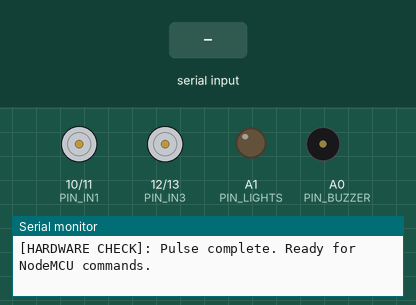
Simulated run of this sketch. Board: Arduino Uno, built with avr-gcc and run on an emulated ATmega328P. Parts: motor-driver pin pairs drawn as motors (green arrow = first pin HIGH = forward, orange = second pin HIGH = backward, longer = more drive), output pins drawn as LEDs (lit = HIGH), buzzer (waves = sounding), the last lines printed to the serial monitor. The test bench sets the inputs (shaded band).

Above: at 1.7 s.
1.8 s: "B:200\n" received over Serial
At 3.0 s:
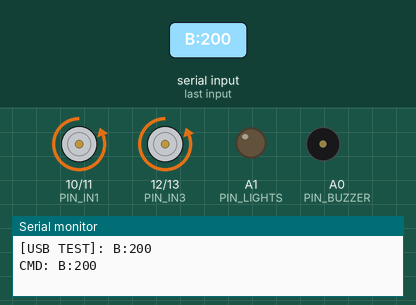
3.3 s: "L:200\n" received over the second serial link
At 3.7 s:
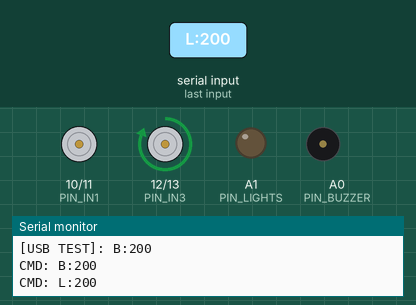
5.3 s: "R:200\n" received over Serial
At 5.8 s:
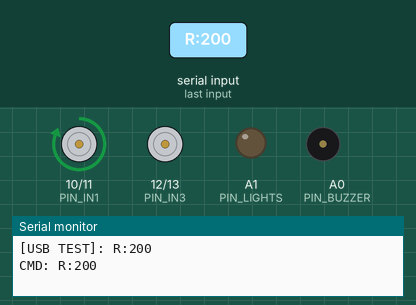
6.8 s: "H\n" received over the second serial link
At 7.2 s:
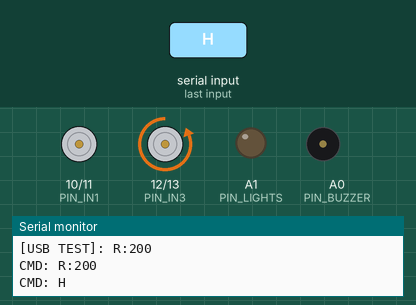
8.8 s: "J\n" received over the second serial link
At 9.2 s:
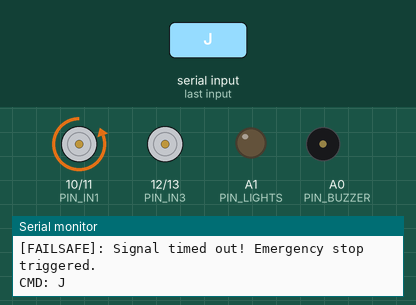
10.8 s: "R:150\n" received over Serial
At 14.7 s:
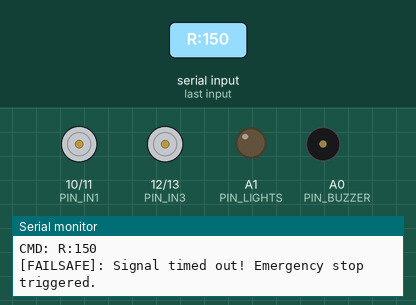
Timing chart, 0 to 15.3 s (numbered marks = the images above; inputs shaded):
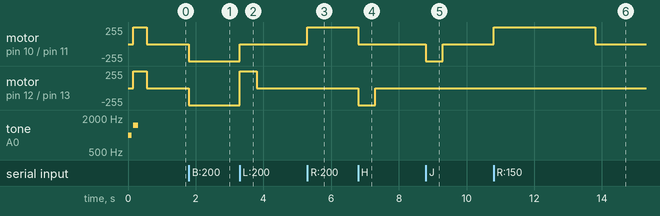

Measured:
- after the input at 1.8 s, motor on pin 10 (PIN_IN1) / pin 11 (PIN_IN2), motor on pin 12 (PIN_IN3) / pin 13 (PIN_IN4): stopped → backward 255/255 at once
- after the input at 3.3 s, motor on pin 10 (PIN_IN1) / pin 11 (PIN_IN2): backward 255/255 → stopped after 0.00 s instead of 1.5 s; motor on pin 12 (PIN_IN3) / pin 13 (PIN_IN4): backward 255/255 → forward 255/255 at once, → stopped 0.50 s later
- after the input at 5.3 s, motor on pin 10 (PIN_IN1) / pin 11 (PIN_IN2): stopped → forward 255/255 at once
- after the input at 6.8 s, motor on pin 10 (PIN_IN1) / pin 11 (PIN_IN2): forward 255/255 → stopped after 0.00 s instead of 1.5 s; motor on pin 12 (PIN_IN3) / pin 13 (PIN_IN4): stopped → backward 255/255 at once, → stopped 0.50 s later
- after the input at 8.8 s, motor on pin 10 (PIN_IN1) / pin 11 (PIN_IN2): stopped → backward 255/255 at once, → stopped 0.50 s later
- after the input at 10.8 s, motor on pin 10 (PIN_IN1) / pin 11 (PIN_IN2): stopped → forward 255/255 at once, → stopped 3.0 s later

The sketch:

Arduino_RC_Car.ino
```cpp
/*
 * =====================================================================================
 *                       CYBER-RC // ARDUINO UNO FIRMWARE
 *                Dual-Microcontroller IoT RC Car Architecture
 * =====================================================================================
 * Target Board: Arduino Uno (or Nano / Mega)
 * Motor Driver: L298N Dual H-Bridge Motor Driver
 * IoT Bridge:   NodeMCU ESP8266 (Receives Wi-Fi commands, forwards via Serial)
 *
 * --- PIN WIRING CONFIGURATION ---
 * [SoftwareSerial to NodeMCU]
 *   Arduino Pin 2 (RX)  <---  NodeMCU Pin D1 (TX - GPIO 5)
 *   Arduino Pin 3 (TX)  --->  NodeMCU Pin D2 (RX - GPIO 4) [Optional / Telemetry]
 *   Arduino GND         <---  NodeMCU GND (MANDATORY COMMON GROUND)
 *
 * [L298N Motor Driver Connections]
 *   Arduino Pin 5 (PWM) --->  L298N ENA (Left Motor Speed)
 *   Arduino Pin 6       --->  L298N IN1 (Left Motor Forward)
 *   Arduino Pin 7       --->  L298N IN2 (Left Motor Reverse)
 *   Arduino Pin 8       --->  L298N IN3 (Right Motor Forward)
 *   Arduino Pin 9       --->  L298N IN4 (Right Motor Reverse)
 *   Arduino Pin 10(PWM) --->  L298N ENB (Right Motor Speed)
 *   Arduino GND         <---  L298N GND (MANDATORY COMMON GROUND)
 *
 * [Auxiliary Accessories]
 *   Arduino Pin 11      --->  Buzzer / Horn (+) (Optional)
 *   Arduino Pin 12      --->  Front LED Headlights (+) (Optional)
 *
 * Note: Hardware Serial (Pins 0 & 1) is kept FREE for USB debugging at 115200 baud!
 * =====================================================================================
 */

#include <SoftwareSerial.h>

// SoftwareSerial for NodeMCU communication (Pin 2 = RX, Pin 3 = TX)
SoftwareSerial nodeSerial(2, 3);

// --- MOTOR DRIVER PIN DEFINITIONS (L298N) ---
// User's exact confirmed wiring:
const int PIN_IN1 = 10;  // Left Motor 1
const int PIN_IN2 = 11;  // Left Motor 2
const int PIN_IN3 = 12;  // Right Motor 1
const int PIN_IN4 = 13;  // Right Motor 2
const int PIN_ENA = -1;  // -1 for jumpered ENA
const int PIN_ENB = -1;  // -1 for jumpered ENB

// --- AUXILIARY PINS (Using Analog pins to leave D10..D13 free) ---
const int PIN_BUZZER = A0; // Horn / Buzzer (Optional)
const int PIN_LIGHTS = A1; // Headlights LED (Optional)

// --- LINK SPEED ---
// Must match UNO_BAUD in NodeMCU_IoT_Bridge.ino
const long LINK_BAUD = 38400;

// --- STATE VARIABLES ---
int currentSpeed = 200;            // Default speed (0 - 255)
unsigned long lastCommandTime = 0; // For failsafe auto-stop
// NodeMCU re-sends the active command every 100ms, so 500ms of silence means
// the NodeMCU crashed/reset (e.g. brownout) -> stop immediately.
const unsigned long FAILSAFE_TIMEOUT_MS = 500;
const unsigned long USB_FAILSAFE_TIMEOUT_MS = 3000; // Manual Serial Monitor tests
unsigned long failsafeTimeout = FAILSAFE_TIMEOUT_MS;
bool isMoving = false;
String lastCmdLogged = "";

// Serial reception buffers (separate so USB and NodeMCU bytes never mix)
String nodeBuffer = "";
String usbBuffer = "";
const unsigned int MAX_CMD_LEN = 32;

void setup() {
  // Initialize Hardware USB Serial for PC debugging
  Serial.begin(115200);
  Serial.println(F("========================================"));
  Serial.println(F("   CYBER-RC // ARDUINO UNO READY        "));
  Serial.println(F("   Listening to NodeMCU on Pins 2 & 3   "));
  Serial.println(F("========================================"));

  // Initialize SoftwareSerial for NodeMCU link
  nodeSerial.begin(LINK_BAUD);
  nodeBuffer.reserve(MAX_CMD_LEN);
  usbBuffer.reserve(MAX_CMD_LEN);

  // Configure Motor Pins
  if (PIN_ENA != -1) pinMode(PIN_ENA, OUTPUT);
  pinMode(PIN_IN1, OUTPUT);
  pinMode(PIN_IN2, OUTPUT);
  pinMode(PIN_IN3, OUTPUT);
  pinMode(PIN_IN4, OUTPUT);
  if (PIN_ENB != -1) pinMode(PIN_ENB, OUTPUT);

  // Configure Auxiliary Pins
  pinMode(PIN_BUZZER, OUTPUT);
  pinMode(PIN_LIGHTS, OUTPUT);
  digitalWrite(PIN_BUZZER, LOW);
  digitalWrite(PIN_LIGHTS, LOW);

  // Start with motors stopped
  stopMotors();

  // Startup beep confirmation
  tone(PIN_BUZZER, 1000, 100);
  delay(150);
  tone(PIN_BUZZER, 1500, 150);

  // Self-Test: 400ms motor pulse to visually verify battery & L298N are working
  Serial.println(F("[HARDWARE CHECK]: Pulsing motors forward for 400ms..."));
  digitalWrite(PIN_IN1, HIGH);
  digitalWrite(PIN_IN2, LOW);
  digitalWrite(PIN_IN3, HIGH);
  digitalWrite(PIN_IN4, LOW);
  delay(400);
  stopMotors();
  Serial.println(F("[HARDWARE CHECK]: Pulse complete. Ready for NodeMCU commands."));
}

void loop() {
  // 1. Read incoming commands from NodeMCU via SoftwareSerial
  // (No per-byte debug printing here: it blocked the loop and caused dropped commands)
  while (nodeSerial.available() > 0) {
    char c = (char)nodeSerial.read();
    if (c == '\n' || c == '\r') {
      if (nodeBuffer.length() > 0) {
        failsafeTimeout = FAILSAFE_TIMEOUT_MS;
        processCommand(nodeBuffer);
        nodeBuffer = "";
      }
    } else if (nodeBuffer.length() < MAX_CMD_LEN) {
      nodeBuffer += c;
    } else {
      nodeBuffer = ""; // Garbage / overflow: drop it, next refresh will resync
    }
  }

  // 2. Also allow USB Serial Monitor commands for easy manual testing on PC!
  while (Serial.available() > 0) {
    char c = (char)Serial.read();
    if (c == '\n' || c == '\r') {
      if (usbBuffer.length() > 0) {
        Serial.print(F("[USB TEST]: "));
        Serial.println(usbBuffer);
        failsafeTimeout = USB_FAILSAFE_TIMEOUT_MS;
        processCommand(usbBuffer);
        usbBuffer = "";
      }
    } else if (usbBuffer.length() < MAX_CMD_LEN) {
      usbBuffer += c;
    }
  }

  // 3. Failsafe Watchdog: Auto-stop if signal lost
  if (isMoving && (millis() - lastCommandTime > failsafeTimeout)) {
    Serial.println(F("[FAILSAFE]: Signal timed out! Emergency stop triggered."));
    stopMotors();
  }
}

/**
 * Parses and executes incoming commands
 * Command Formats:
 *   "F:200"        -> Forward at speed 200
 *   "B:200"        -> Backward at speed 200
 *   "L:200"        -> Spin Left at speed 200
 *   "R:200"        -> Spin Right at speed 200
 *   "G:200"        -> Forward Left
 *   "I:200"        -> Forward Right
 *   "H:200"        -> Reverse Left
 *   "J:200"        -> Reverse Right
 *   "S:0"          -> Immediate Stop
 *   "V:<x>:<y>:<s">-> Analog Vector Joystick Steering
 *   "LIGHT:<1/0>"  -> Toggle Headlights
 *   "HORN:<1/0>"   -> Sound Horn
 */
void processCommand(String cmdStr) {
  cmdStr.trim();
  if (cmdStr.length() == 0) return;

  lastCommandTime = millis();

  // Split command by colon ':'
  int firstColon = cmdStr.indexOf(':');
  String action = (firstColon == -1) ? cmdStr : cmdStr.substring(0, firstColon);
  action.toUpperCase();

  int spd = currentSpeed;
  if (firstColon != -1) {
    spd = cmdStr.substring(firstColon + 1).toInt();
    if (spd <= 0 && action != "S" && action != "LIGHT" && action != "HORN") {
      spd = currentSpeed;
    }
    spd = constrain(spd, 0, 255);
  }

  // Debug output to PC Serial (only on change: the NodeMCU repeats commands every 100ms)
  if (cmdStr != lastCmdLogged) {
    lastCmdLogged = cmdStr;
    Serial.print(F("CMD: "));
    Serial.println(cmdStr);
  }

  if (action == "F") {
    moveForward(spd);
  } else if (action == "B") {
    moveBackward(spd);
  } else if (action == "L") {
    // Smooth Forward-Left Turn: Right wheel drives, Left wheel pivots
    setMotors(0, spd);
  } else if (action == "R") {
    // Smooth Forward-Right Turn: Left wheel drives, Right wheel pivots
    setMotors(spd, 0);
  } else if (action == "G") {
    // Forward-Left curve
    setMotors(0, spd);
  } else if (action == "I") {
    // Forward-Right curve
    setMotors(spd, 0);
  } else if (action == "H") {
    // Reverse-Left curve
    setMotors(0, -spd);
  } else if (action == "J") {
    // Reverse-Right curve
    setMotors(-spd, 0);
  } else if (action == "SL") {
    // 360° Spin Left in place
    spinLeft(spd);
  } else if (action == "SR") {
    // 360° Spin Right in place
    spinRight(spd);
  } else if (action == "S") {
    stopMotors();
  } else if (action == "V") {
    // Format: V:<normX>:<normY>:<spd>
    // e.g., V:50:80:200
    int secondColon = cmdStr.indexOf(':', firstColon + 1);
    if (secondColon != -1) {
      int normX = cmdStr.substring(firstColon + 1, secondColon).toInt();
      int thirdColon = cmdStr.indexOf(':', secondColon + 1);
      int normY = 0;
      int baseSpd = currentSpeed;
      if (thirdColon != -1) {
        normY = cmdStr.substring(secondColon + 1, thirdColon).toInt();
        baseSpd = cmdStr.substring(thirdColon + 1).toInt();
      } else {
        normY = cmdStr.substring(secondColon + 1).toInt();
      }
      processVector(normX, normY, baseSpd);
    }
  } else if (action == "LIGHT") {
    int val = (firstColon != -1) ? cmdStr.substring(firstColon + 1).toInt() : 0;
    digitalWrite(PIN_LIGHTS, val > 0 ? HIGH : LOW);
  } else if (action == "HORN") {
    int val = (firstColon != -1) ? cmdStr.substring(firstColon + 1).toInt() : 0;
    if (val > 0) {
      tone(PIN_BUZZER, 450);
    } else {
      noTone(PIN_BUZZER);
    }
  }
}

/**
 * Smooth Analog Vector Differential Steering
 * normX: -100 (full left) to +100 (full right)
 * normY: -100 (full reverse) to +100 (full forward)
 */
void processVector(int normX, int normY, int baseSpeed) {
  if (abs(normX) < 15 && abs(normY) < 15) {
    stopMotors();
    return;
  }

  // Differential mix:
  // Left Motor = Y + X * 0.8
  // Right Motor = Y - X * 0.8
  float fY = (float)normY / 100.0;
  float fX = (float)normX / 100.0;

  float leftRatio = fY + (fX * 0.75);
  float rightRatio = fY - (fX * 0.75);

  int leftSpd = constrain((int)(leftRatio * baseSpeed), -255, 255);
  int rightSpd = constrain((int)(rightRatio * baseSpeed), -255, 255);

  setMotors(leftSpd, rightSpd);
}

// Low-level motor control
// Positive speed = Forward, Negative speed = Reverse, 0 = Stop
void setMotors(int leftSpd, int rightSpd) {
  // LEFT MOTOR CONTROL
  if (leftSpd > 10) {
    digitalWrite(PIN_IN1, HIGH);
    digitalWrite(PIN_IN2, LOW);
    if (PIN_ENA != -1) analogWrite(PIN_ENA, constrain(leftSpd, 0, 255));
  } else if (leftSpd < -10) {
    digitalWrite(PIN_IN1, LOW);
    digitalWrite(PIN_IN2, HIGH);
    if (PIN_ENA != -1) analogWrite(PIN_ENA, constrain(-leftSpd, 0, 255));
  } else {
    digitalWrite(PIN_IN1, LOW);
    digitalWrite(PIN_IN2, LOW);
    if (PIN_ENA != -1) analogWrite(PIN_ENA, 0);
  }

  // RIGHT MOTOR CONTROL
  if (rightSpd > 10) {
    digitalWrite(PIN_IN3, HIGH);
    digitalWrite(PIN_IN4, LOW);
    if (PIN_ENB != -1) analogWrite(PIN_ENB, constrain(rightSpd, 0, 255));
  } else if (rightSpd < -10) {
    digitalWrite(PIN_IN3, LOW);
    digitalWrite(PIN_IN4, HIGH);
    if (PIN_ENB != -1) analogWrite(PIN_ENB, constrain(-rightSpd, 0, 255));
  } else {
    digitalWrite(PIN_IN3, LOW);
    digitalWrite(PIN_IN4, LOW);
    if (PIN_ENB != -1) analogWrite(PIN_ENB, 0);
  }

  isMoving = (abs(leftSpd) > 10 || abs(rightSpd) > 10);
}

void moveForward(int spd) {
  setMotors(spd, spd);
}

void moveBackward(int spd) {
  setMotors(-spd, -spd);
}

void spinLeft(int spd) {
  setMotors(-spd, spd);
}

void spinRight(int spd) {
  setMotors(spd, -spd);
}

void stopMotors() {
  digitalWrite(PIN_IN1, LOW);
  digitalWrite(PIN_IN2, LOW);
  digitalWrite(PIN_IN3, LOW);
  digitalWrite(PIN_IN4, LOW);
  if (PIN_ENA != -1) analogWrite(PIN_ENA, 0);
  if (PIN_ENB != -1) analogWrite(PIN_ENB, 0);
  isMoving = false;
}
```
